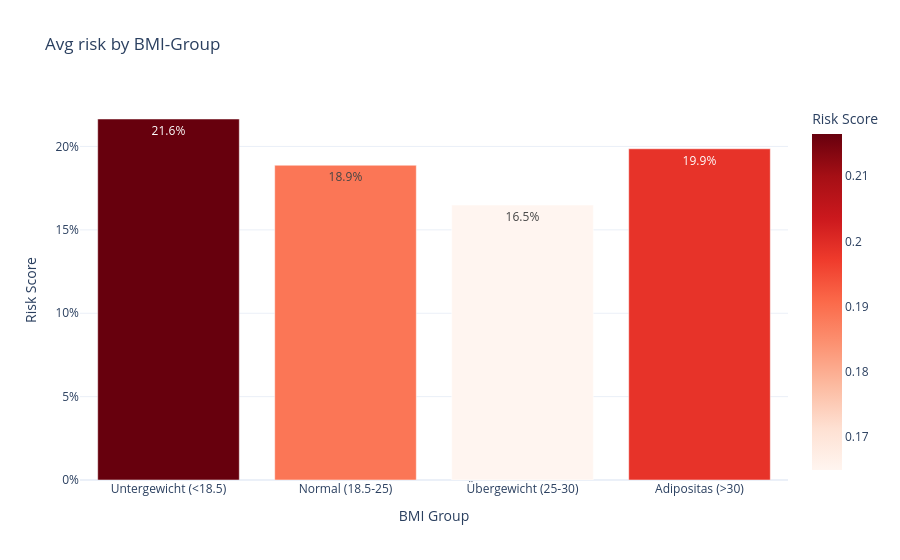

The cell this chart's notebook holds for it:
### Markdown cell above
### BMI Analyse

### Code cell
bins = [0, 18.5, 25, 30, 100]
labels = ['Untergewicht (<18.5)', 'Normal (18.5-25)', 'Übergewicht (25-30)', 'Adipositas (>30)']
df_analyze['bmi_group'] = pd.cut(df_analyze['bmi'], bins=bins, labels=labels)

df_bmi_mean = df_analyze.groupby('bmi_group', observed=True)['risk_score'].mean().reset_index()

fig1 = px.bar(
    df_bmi_mean, 
    x='bmi_group', 
    y='risk_score',
    text_auto='.1%', # Zeigt %-Wert direkt auf dem Balken
    title='Avg risk by BMI-Group',
    labels={'risk_score': 'Risk Score', 'bmi_group': 'BMI Group'},
    color='risk_score',
    color_continuous_scale='Reds',
    template="plotly_white"
)
fig1.update_layout(yaxis_tickformat='.0%') # Y-Achse als Prozent formatieren
show_and_save(fig1, "risk_by_bmi")

### Figure 1 — Plotly figure (JSON) as saved in the notebook; plotly's stock layout.template omitted (floating-point values rounded to 4 significant figures)
{"data": [{"hovertemplate": "BMI Group=%{x}<br>Risk Score=%{marker.color}<extra></extra>", "legendgroup": "", "marker": {"color": [0.2165, 0.1888, 0.1649, 0.1986], "coloraxis": "coloraxis", "pattern": {"shape": ""}}, "name": "", "orientation": "v", "showlegend": false, "textposition": "auto", "texttemplate": "%{y:.1%}", "type": "bar", "x": ["Untergewicht (<18.5)", "Normal (18.5-25)", "Übergewicht (25-30)", "Adipositas (>30)"], "xaxis": "x", "y": [0.2165, 0.1888, 0.1649, 0.1986], "yaxis": "y"}], "layout": {"barmode": "relative", "coloraxis": {"colorbar": {"title": {"text": "Risk Score"}}, "colorscale": [[0, "rgb(255,245,240)"], [0.125, "rgb(254,224,210)"], [0.25, "rgb(252,187,161)"], [0.375, "rgb(252,146,114)"], [0.5, "rgb(251,106,74)"], [0.625, "rgb(239,59,44)"], [0.75, "rgb(203,24,29)"], [0.875, "rgb(165,15,21)"], [1, "rgb(103,0,13)"]]}, "legend": {"tracegroupgap": 0}, "title": {"text": "Avg risk by BMI-Group"}, "xaxis": {"anchor": "y", "domain": [0, 1], "title": {"text": "BMI Group"}}, "yaxis": {"anchor": "x", "domain": [0, 1], "tickformat": ".0%", "title": {"text": "Risk Score"}}}}
